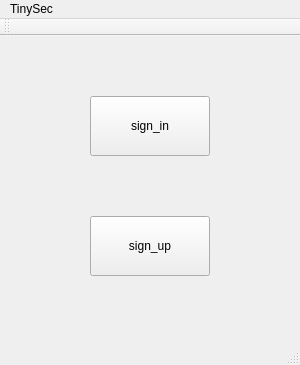
<?xml version="1.0" encoding="UTF-8"?>
<ui version="4.0">
 <class>MainWindow</class>
 <widget class="QMainWindow" name="MainWindow">
  <property name="geometry">
   <rect>
    <x>0</x>
    <y>0</y>
    <width>300</width>
    <height>365</height>
   </rect>
  </property>
  <property name="windowTitle">
   <string>MainWindow</string>
  </property>
  <widget class="QWidget" name="centralWidget">
   <widget class="QPushButton" name="sign_inButton">
    <property name="geometry">
     <rect>
      <x>90</x>
      <y>60</y>
      <width>120</width>
      <height>60</height>
     </rect>
    </property>
    <property name="text">
     <string>sign_in</string>
    </property>
   </widget>
   <widget class="QPushButton" name="sign_upButton">
    <property name="geometry">
     <rect>
      <x>90</x>
      <y>180</y>
      <width>120</width>
      <height>60</height>
     </rect>
    </property>
    <property name="text">
     <string>sign_up</string>
    </property>
   </widget>
  </widget>
  <widget class="QMenuBar" name="menuBar">
   <property name="geometry">
    <rect>
     <x>0</x>
     <y>0</y>
     <width>300</width>
     <height>28</height>
    </rect>
   </property>
   <widget class="QMenu" name="menuTinySec">
    <property name="geometry">
     <rect>
      <x>348</x>
      <y>86</y>
      <width>136</width>
      <height>50</height>
     </rect>
    </property>
    <property name="title">
     <string>TinySec</string>
    </property>
   </widget>
   <addaction name="menuTinySec"/>
  </widget>
  <widget class="QToolBar" name="mainToolBar">
   <attribute name="toolBarArea">
    <enum>TopToolBarArea</enum>
   </attribute>
   <attribute name="toolBarBreak">
    <bool>false</bool>
   </attribute>
  </widget>
  <widget class="QStatusBar" name="statusBar"/>
 </widget>
 <layoutdefault spacing="6" margin="11"/>
 <resources/>
 <connections/>
</ui>
